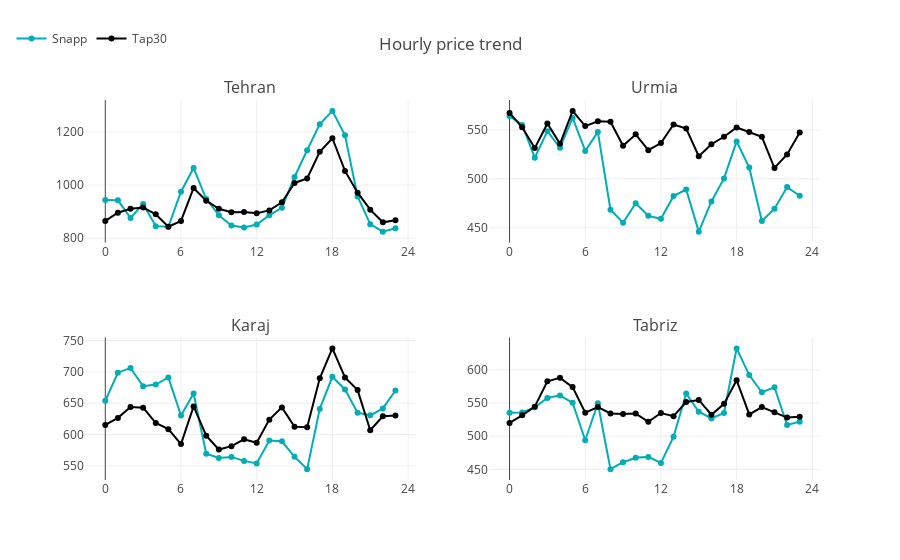

The cell this chart's notebook holds for it:
### Code cell
trace1 = go.Scatter(
    x = df_tehran_g.timestamp,
    y = df_tehran_g.snapp_price,
    mode = 'lines+markers',
    name = 'Snapp',
    line = dict(
        color = ('#00ADB5'),
        width = 2)
)
trace2 = go.Scatter(
    x = df_tehran_g.timestamp,
    y = df_tehran_g.tap30_price,
    mode = 'lines+markers',
    name = 'Tap30',
    line = dict(
        color = ('#000000'),
        width = 2)
)

trace3 = go.Scatter(
    x = df_urmia_g.timestamp,
    y = df_urmia_g.snapp_price,
    mode = 'lines+markers',
    name = 'Snapp',
    line = dict(
        color = ('#00ADB5'),
        width = 2),
    xaxis='x2',
    yaxis='y2',
    showlegend=False
)
trace4 = go.Scatter(
    x = df_urmia_g.timestamp,
    y = df_urmia_g.tap30_price,
    mode = 'lines+markers',
    name = 'Tap30',
    line = dict(
        color = ('#000000'),
        width = 2),
    xaxis='x2',
    yaxis='y2',
    showlegend=False
)

trace5 = go.Scatter(
    x = df_karaj_g.timestamp,
    y = df_karaj_g.snapp_price,
    mode = 'lines+markers',
    name = 'Snapp',
    line = dict(
        color = ('#00ADB5'),
        width = 2),
    xaxis='x2',
    yaxis='y2',
    showlegend=False
)
trace6 = go.Scatter(
    x = df_karaj_g.timestamp,
    y = df_karaj_g.tap30_price,
    mode = 'lines+markers',
    name = 'Tap30',
    line = dict(
        color = ('#000000'),
        width = 2),
    xaxis='x2',
    yaxis='y2',
    showlegend=False
)

trace7 = go.Scatter(
    x = df_tabriz_g.timestamp,
    y = df_tabriz_g.snapp_price,
    mode = 'lines+markers',
    name = 'Snapp',
    line = dict(
        color = ('#00ADB5'),
        width = 2),
    showlegend=False
)
trace8 = go.Scatter(
    x = df_tabriz_g.timestamp,
    y = df_tabriz_g.tap30_price,
    mode = 'lines+markers',
    name = 'Tap30',
    line = dict(
        color = ('#000000'),
        width = 2),
    showlegend=False
)

fig = tools.make_subplots(rows=2, cols=2, subplot_titles=('Tehran', 'Urmia',
                                                          'Karaj', 'Tabriz'))

fig.append_trace(trace1, 1, 1)
fig.append_trace(trace2, 1, 1)
fig.append_trace(trace3, 1, 2)
fig.append_trace(trace4, 1, 2)
fig.append_trace(trace5, 2, 1)
fig.append_trace(trace6, 2, 1)
fig.append_trace(trace7, 2, 2)
fig.append_trace(trace8, 2, 2)

fig['layout'].update(xaxis = dict(dtick=6), 
                     xaxis2 = dict(dtick=6),
                     xaxis3 = dict(dtick=6), 
                     xaxis4 = dict(dtick=6),
                     width=900, title='Hourly price trend', legend=dict(orientation="h", x=-.1, y=1.2))

iplot(fig, filename='Hourly price trend')

### Figure 1 — Plotly figure (JSON) as saved in the notebook; plotly's stock layout.template omitted (floating-point values rounded to 4 significant figures)
{"data": [{"line": {"color": "#00ADB5", "width": 2}, "mode": "lines+markers", "name": "Snapp", "type": "scatter", "uid": "1a1385e6-31bd-417d-b7bc-eecff8b729c3", "x": [0, 1, 2, 3, 4, 5, 6, 7, 8, 9, 10, 11, 12, 13, 14, 15, 16, 17, 18, 19, 20, 21, 22, 23], "xaxis": "x", "y": [944.2, 942.5, 876.5, 928.8, 845.4, 843.0, 975.2, 1065.0, 947.5, 886.7, 847.8, 840.2, 851.3, 886.5, 914.3, 1030.0, 1131.0, 1229.0, 1279.0, 1188.0, 957.2, 852.9, 824.7, 837.2], "yaxis": "y"}, {"line": {"color": "#000000", "width": 2}, "mode": "lines+markers", "name": "Tap30", "type": "scatter", "uid": "ebfa9b39-f368-4714-823f-87439f2e5a68", "x": [0, 1, 2, 3, 4, 5, 6, 7, 8, 9, 10, 11, 12, 13, 14, 15, 16, 17, 18, 19, 20, 21, 22, 23], "xaxis": "x", "y": [865.0, 895.8, 910.7, 915.7, 889.9, 843.2, 864.9, 989.0, 941.4, 910.9, 898.0, 898.7, 893.7, 904.7, 935.4, 1008.0, 1025.0, 1126.0, 1176.0, 1053.0, 971.2, 907.2, 859.7, 868.0], "yaxis": "y"}, {"line": {"color": "#00ADB5", "width": 2}, "mode": "lines+markers", "name": "Snapp", "showlegend": false, "type": "scatter", "uid": "b72bc8f7-5986-404f-9e1a-b5110c2b3f65", "x": [0, 1, 2, 3, 4, 5, 6, 7, 8, 9, 10, 11, 12, 13, 14, 15, 16, 17, 18, 19, 20, 21, 22, 23], "xaxis": "x2", "y": [564.5, 555.2, 521.7, 548.9, 531.8, 562.4, 528.6, 548.1, 468.4, 455.1, 475.1, 462.2, 459.2, 482.4, 489.1, 446.0, 476.9, 500.5, 538.4, 511.6, 456.8, 469.5, 491.6, 482.8], "yaxis": "y2"}, {"line": {"color": "#000000", "width": 2}, "mode": "lines+markers", "name": "Tap30", "showlegend": false, "type": "scatter", "uid": "fb7b66d8-4b6b-4e5b-acc2-fd5ac9908919", "x": [0, 1, 2, 3, 4, 5, 6, 7, 8, 9, 10, 11, 12, 13, 14, 15, 16, 17, 18, 19, 20, 21, 22, 23], "xaxis": "x2", "y": [567.5, 552.9, 531.5, 556.8, 535.9, 569.6, 554.0, 558.9, 558.5, 533.8, 545.6, 529.4, 536.7, 555.7, 551.5, 523.2, 535.5, 543.1, 552.6, 547.9, 543.0, 511.1, 525.0, 547.4], "yaxis": "y2"}, {"line": {"color": "#00ADB5", "width": 2}, "mode": "lines+markers", "name": "Snapp", "showlegend": false, "type": "scatter", "uid": "e7cf6691-217b-4bbf-9bc1-9d1d4c36e099", "x": [0, 1, 2, 3, 4, 5, 6, 7, 8, 9, 10, 11, 12, 13, 14, 15, 16, 17, 18, 19, 20, 21, 22, 23], "xaxis": "x3", "y": [654.0, 698.8, 706.4, 677.1, 679.8, 691.3, 630.4, 665.5, 569.6, 562.8, 564.4, 558.1, 554.1, 590.7, 589.4, 564.6, 545.0, 641.0, 692.1, 672.0, 635.0, 630.7, 641.7, 670.4], "yaxis": "y3"}, {"line": {"color": "#000000", "width": 2}, "mode": "lines+markers", "name": "Tap30", "showlegend": false, "type": "scatter", "uid": "9cf737f3-0ee1-4c20-8d91-408eb1382303", "x": [0, 1, 2, 3, 4, 5, 6, 7, 8, 9, 10, 11, 12, 13, 14, 15, 16, 17, 18, 19, 20, 21, 22, 23], "xaxis": "x3", "y": [615.4, 626.7, 644.2, 642.9, 618.6, 608.7, 584.9, 644.9, 598.2, 576.2, 581.6, 592.6, 587.0, 623.9, 643.4, 612.5, 611.6, 689.8, 737.5, 691.2, 671.0, 606.9, 629.3, 630.4], "yaxis": "y3"}, {"line": {"color": "#00ADB5", "width": 2}, "mode": "lines+markers", "name": "Snapp", "showlegend": false, "type": "scatter", "uid": "6a61f74d-975a-449d-8b18-d6b861a9fb07", "x": [0, 1, 2, 3, 4, 5, 6, 7, 8, 9, 10, 11, 12, 13, 14, 15, 16, 17, 18, 19, 20, 21, 22, 23], "xaxis": "x4", "y": [535.3, 535.7, 543.4, 557.6, 561.5, 550.2, 493.8, 549.7, 450.4, 460.8, 467.4, 468.8, 459.6, 499.2, 564.3, 536.9, 526.8, 535.0, 632.3, 592.1, 566.2, 573.7, 516.8, 521.9], "yaxis": "y4"}, {"line": {"color": "#000000", "width": 2}, "mode": "lines+markers", "name": "Tap30", "showlegend": false, "type": "scatter", "uid": "2776a9c6-d909-4960-b616-88f99ef626f3", "x": [0, 1, 2, 3, 4, 5, 6, 7, 8, 9, 10, 11, 12, 13, 14, 15, 16, 17, 18, 19, 20, 21, 22, 23], "xaxis": "x4", "y": [520.1, 531.5, 544.5, 582.8, 587.9, 574.0, 535.3, 543.8, 534.3, 533.5, 534.1, 521.7, 534.9, 530.2, 551.5, 554.6, 532.3, 548.7, 584.3, 532.8, 543.9, 536.1, 528.0, 529.4], "yaxis": "y4"}], "layout": {"annotations": [{"font": {"size": 16}, "showarrow": false, "text": "Tehran", "x": 0.225, "xanchor": "center", "xref": "paper", "y": 1, "yanchor": "bottom", "yref": "paper"}, {"font": {"size": 16}, "showarrow": false, "text": "Urmia", "x": 0.775, "xanchor": "center", "xref": "paper", "y": 1, "yanchor": "bottom", "yref": "paper"}, {"font": {"size": 16}, "showarrow": false, "text": "Karaj", "x": 0.225, "xanchor": "center", "xref": "paper", "y": 0.375, "yanchor": "bottom", "yref": "paper"}, {"font": {"size": 16}, "showarrow": false, "text": "Tabriz", "x": 0.775, "xanchor": "center", "xref": "paper", "y": 0.375, "yanchor": "bottom", "yref": "paper"}], "legend": {"orientation": "h", "x": -0.1, "y": 1.2}, "title": "Hourly price trend", "width": 900, "xaxis": {"anchor": "y", "domain": [0, 0.45], "dtick": 6}, "xaxis2": {"anchor": "y2", "domain": [0.55, 1], "dtick": 6}, "xaxis3": {"anchor": "y3", "domain": [0, 0.45], "dtick": 6}, "xaxis4": {"anchor": "y4", "domain": [0.55, 1], "dtick": 6}, "yaxis": {"anchor": "x", "domain": [0.625, 1]}, "yaxis2": {"anchor": "x2", "domain": [0.625, 1]}, "yaxis3": {"anchor": "x3", "domain": [0, 0.375]}, "yaxis4": {"anchor": "x4", "domain": [0, 0.375]}}}
